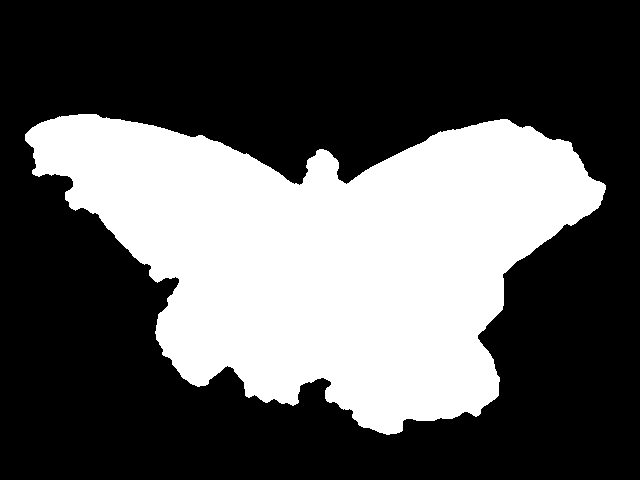
#> input picture segmentacion/Dataset_papilionidae_v2/masks/004_Battus_crassus_lepidus.png, 640 x 480 px; its folder holds only this picture in this run
$ python segmentacionV2.py --images segmentacion/Dataset_papilionidae_v2/masks
#> lines starting #> are read from the running program, lines starting #| are printed output that depends on the picture; after the words box and inside, x2 and y2 are one past the last pixel; in counts of white or black regions, pixels touching at a corner belong together
import argparse
import sys
from pathlib import Path

import cv2
import numpy as np

# ----------------------------------------------------------------------
# CONFIG (usado si no se pasan argumentos por línea de comandos)
# ----------------------------------------------------------------------
REPO_DIR = Path(r"D:\Trabajos\Universidad\patrones\Proyecto_mariposas\Git_mariposas\Proyecto-clasificacion-mariposas-Reconocimiento-de-patrones")

DEFAULT_DATASETS = [
    (REPO_DIR / "Papilionidae", "Dataset_papilionidae_v2"),
    (REPO_DIR / "Pieridae", "Dataset_pieridae_v2"),
]
DEFAULT_OUTPUT_DIR = REPO_DIR / "segmentacion"

METHOD = "grabcut"          # "grabcut" o "otsu"
BORDER_MARGIN_FRAC = 0.04   # % del ancho/alto que se asume fondo seguro
GRABCUT_ITERS = 5
PREVIEW_COUNT = 30          # cuántas imágenes de muestra guardar en preview/
VALID_EXTS = {".jpg", ".jpeg", ".png", ".bmp", ".tif", ".tiff"}

# --- Filtro de "objetos intrusos" (dedos, flores) usado como SEMILLA ---
ENABLE_INTRUDER_REFINEMENT = True
INTRUDER_MIN_AREA_FRAC = 0.005    # un blob debe cubrir al menos este % del área para considerarse intruso
CORE_ERODE_FRAC = 0.03            # qué tanto se erosiona el "núcleo seguro" de mariposa (ver docstring)
FLOWER_HUE_RANGES = ((125, 179), (0, 10))  # rangos de matiz (H, 0-180) considerados "color de flor"
FLOWER_SAT_THRESH = 90


# [9 lines left out: function keep_largest_component, not called in this run]


def keep_main_object(mask_bin: np.ndarray, reconnect_frac: float = 0.05) -> np.ndarray:
    """Como keep_largest_component, pero primero 'dilata' la máscara para
    reconectar piezas cercanas que quedaron separadas al quitar un
    intruso (ej. las dos alas, separadas justo donde estaba el dedo).
    Así no se pierde un ala completa por quedarse solo con la pieza más
    grande de las dos."""
    h, w = mask_bin.shape
    gap = max(3, int(reconnect_frac * max(h, w)))
    kernel = cv2.getStructuringElement(cv2.MORPH_ELLIPSE, (gap, gap))
    dilated = cv2.dilate(mask_bin, kernel)

    n_labels, labels, stats, _ = cv2.connectedComponentsWithStats(dilated, connectivity=8)
    if n_labels <= 1:
        return mask_bin
    areas = stats[1:, cv2.CC_STAT_AREA]
    largest_label = 1 + int(np.argmax(areas))
    roi = (labels == largest_label).astype(np.uint8) * 255
    return cv2.bitwise_and(mask_bin, roi)


def fill_holes(mask_bin: np.ndarray) -> np.ndarray:
    h, w = mask_bin.shape
    filled = mask_bin.copy()
    flood_mask = np.zeros((h + 2, w + 2), np.uint8)
    cv2.floodFill(filled, flood_mask, (0, 0), 255)
    return mask_bin | cv2.bitwise_not(filled)


def clean_mask(mask_bin: np.ndarray) -> np.ndarray:
    """Limpieza morfológica + reconexión de piezas + relleno de huecos."""
    kernel = cv2.getStructuringElement(cv2.MORPH_ELLIPSE, (7, 7))
    mask_bin = cv2.morphologyEx(mask_bin, cv2.MORPH_OPEN, kernel)
    mask_bin = cv2.morphologyEx(mask_bin, cv2.MORPH_CLOSE, kernel)
    mask_bin = keep_main_object(mask_bin)
    return fill_holes(mask_bin)


# ----------------------------------------------------------------------
# Detección de "intrusos": piel (dedos/mano) y colores de flor
# ----------------------------------------------------------------------

def skin_mask(img_bgr: np.ndarray) -> np.ndarray:
    ycrcb = cv2.cvtColor(img_bgr, cv2.COLOR_BGR2YCrCb)
    lower = np.array([0, 133, 77], dtype=np.uint8)
    upper = np.array([255, 173, 127], dtype=np.uint8)
    return cv2.inRange(ycrcb, lower, upper)


def flower_color_mask(img_bgr: np.ndarray) -> np.ndarray:
    hsv = cv2.cvtColor(img_bgr, cv2.COLOR_BGR2HSV)
    h, s, _ = cv2.split(hsv)
    sat_ok = s > FLOWER_SAT_THRESH
    hue_ok = np.zeros_like(h, dtype=bool)
    for lo, hi in FLOWER_HUE_RANGES:
        hue_ok |= (h >= lo) & (h <= hi)
    return (sat_ok & hue_ok).astype(np.uint8) * 255


def large_blobs(mask: np.ndarray, min_area_frac: float) -> np.ndarray:
    h, w = mask.shape
    n_labels, labels, stats, _ = cv2.connectedComponentsWithStats(mask, connectivity=8)
    out = np.zeros_like(mask)
    min_area = min_area_frac * h * w
    for lbl in range(1, n_labels):
        if stats[lbl, cv2.CC_STAT_AREA] >= min_area:
            out[labels == lbl] = 255
    return out


# ----------------------------------------------------------------------
# GrabCut en dos pasadas
# ----------------------------------------------------------------------

def segment_grabcut_pass1(img_bgr: np.ndarray) -> np.ndarray:
    h, w = img_bgr.shape[:2]
    mx = max(1, int(w * BORDER_MARGIN_FRAC))
    my = max(1, int(h * BORDER_MARGIN_FRAC))
    rect = (mx, my, w - 2 * mx, h - 2 * my)

    mask = np.zeros((h, w), np.uint8)
    bgd_model = np.zeros((1, 65), np.float64)
    fgd_model = np.zeros((1, 65), np.float64)
    try:
        cv2.grabCut(img_bgr, mask, rect, bgd_model, fgd_model, GRABCUT_ITERS, cv2.GC_INIT_WITH_RECT)
    except cv2.error:
        return segment_otsu(img_bgr)

    mask_bin = np.where((mask == cv2.GC_FGD) | (mask == cv2.GC_PR_FGD), 255, 0).astype(np.uint8)
    return clean_mask(mask_bin)


# [38 lines left out: function segment_grabcut_pass2_refine, not called in this run]


def segment_grabcut(img_bgr: np.ndarray) -> np.ndarray:
    mask1 = segment_grabcut_pass1(img_bgr)
    if not ENABLE_INTRUDER_REFINEMENT:
        return mask1

    intruder = cv2.bitwise_or(skin_mask(img_bgr), flower_color_mask(img_bgr))
    intruder = large_blobs(intruder, INTRUDER_MIN_AREA_FRAC)
    if not intruder.any():
        return mask1  # nada sospechoso, no hace falta la segunda pasada

    return segment_grabcut_pass2_refine(img_bgr, mask1, intruder)


# [8 lines left out: function segment_otsu, not called in this run]


def make_preview(img_bgr, mask_bin, cutout_bgr):
    mask_bgr = cv2.cvtColor(mask_bin, cv2.COLOR_GRAY2BGR)
    collage = np.hstack([img_bgr, mask_bgr, cutout_bgr])
    max_w = 1400
    if collage.shape[1] > max_w:
        scale = max_w / collage.shape[1]
        collage = cv2.resize(collage, None, fx=scale, fy=scale)
    return collage


def segment_folder(images_dir: Path, output_dir: Path, method: str = METHOD):
    if not images_dir.exists():
        print(f"[ERROR] No se encontró la carpeta de imágenes: {images_dir}")
        return False

    masks_dir = output_dir / "masks"
    segmented_dir = output_dir / "segmented"
    preview_dir = output_dir / "preview"
    for d in (masks_dir, segmented_dir, preview_dir):
        d.mkdir(parents=True, exist_ok=True)

    segment_fn = segment_grabcut if method == "grabcut" else segment_otsu

    files = sorted(p for p in images_dir.iterdir() if p.suffix.lower() in VALID_EXTS)
    print(f"Procesando {len(files)} imágenes con método '{method}' ...")

    failed = []
    for i, path in enumerate(files):
        img_bgr = cv2.imread(str(path))
        if img_bgr is None:
            failed.append(path.name)
            continue

        mask_bin = segment_fn(img_bgr)

        cutout = np.full_like(img_bgr, 255)
        cutout[mask_bin == 255] = img_bgr[mask_bin == 255]

        out_name = path.stem + ".png"
        cv2.imwrite(str(masks_dir / out_name), mask_bin)
        cv2.imwrite(str(segmented_dir / out_name), cutout)

        if i < PREVIEW_COUNT:
            collage = make_preview(img_bgr, mask_bin, cutout)
            cv2.imwrite(str(preview_dir / out_name), collage)

        if (i + 1) % 25 == 0 or (i + 1) == len(files):
            print(f"  {i + 1}/{len(files)}")

    print(f"\nListo. Máscaras en: {masks_dir}")
    print(f"Recortes en:        {segmented_dir}")
    print(f"Preview (primeras {PREVIEW_COUNT}) en: {preview_dir}")
    if failed:
        print(f"\n[AVISO] {len(failed)} imágenes no se pudieron leer:")
        for name in failed[:20]:
            print(f"   - {name}")
    return True


def main():
    parser = argparse.ArgumentParser(description=__doc__, formatter_class=argparse.RawDescriptionHelpFormatter)
    parser.add_argument("--images", nargs="+", default=None,
                         help="Una o varias carpetas con las imágenes originales (si se omite, usa DEFAULT_DATASETS)")
    parser.add_argument("--names", nargs="+", default=None,
                         help="Nombres de salida correspondientes a --images, en el mismo orden")
    parser.add_argument("--output", default=str(DEFAULT_OUTPUT_DIR), help="Carpeta de salida raíz")
    parser.add_argument("--method", default=METHOD, choices=["grabcut", "otsu"], help="Método de segmentación")
    args = parser.parse_args()

    output_root = Path(args.output)
    output_root.mkdir(parents=True, exist_ok=True)

    if args.images:
        names = args.names if args.names else [Path(p).parent.name for p in args.images]
        datasets = list(zip([Path(p) for p in args.images], names))
    else:
        datasets = DEFAULT_DATASETS

    for images_dir, out_name in datasets:
        print(f"\n=== Dataset: {out_name} ({images_dir}) ===")
        segment_folder(images_dir, output_root / out_name, method=args.method)
#> in segment_folder, img_bgr is the input picture: shape (480, 640, 3); 35% white; 1 white region, box (x1, y1, x2, y2) and area: (25, 114, 606, 435) 107602
#> in keep_main_object, `n_labels, labels, stats, _ = cv2.connectedComponentsWithStats(dilated,..`:
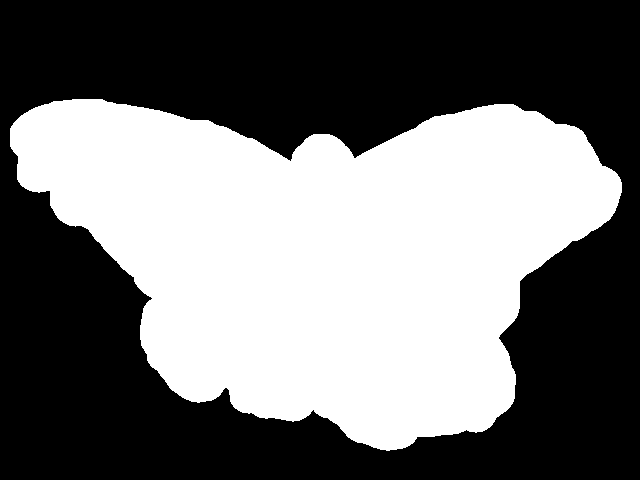
#> dilated: shape (480, 640); 44.4% white; 1 white region, box (x1, y1, x2, y2) and area: (10, 99, 622, 451) 136365
#> in fill_holes, `cv2.floodFill(filled, flood_mask, (0, 0), 255)`: filled: shape (480, 640); every value is 255
#> in skin_mask, `ycrcb = cv2.cvtColor(img_bgr, cv2.COLOR_BGR2YCrCb)`: ycrcb: shape (480, 640, 3); mean of channels 0, 1, 2 89.3, 128, 128
#> in skin_mask, `return cv2.inRange(ycrcb, lower, upper)`: returned value: shape (480, 640); every value is 0
#> in flower_color_mask, `hsv = cv2.cvtColor(img_bgr, cv2.COLOR_BGR2HSV)`: hsv: shape (480, 640, 3); mean H, S, V 0, 0, 89.3
#> in large_blobs, `n_labels, labels, stats, _ = cv2.connectedComponentsWithStats(mask, co..`: labels: shape (480, 640) int32; every value is 0
#> in large_blobs, `n_labels, labels, stats, _ = cv2.connectedComponentsWithStats(mask, co..`: n_labels = 1; stats = [[0, 0, 640, 480, 307200]]
#> in segment_folder, `cutout[mask_bin == 255] = img_bgr[mask_bin == 255]`: cutout: shape (480, 640, 3); every value is 255
#> in make_preview, `collage = np.hstack([img_bgr, mask_bgr, cutout_bgr])`:
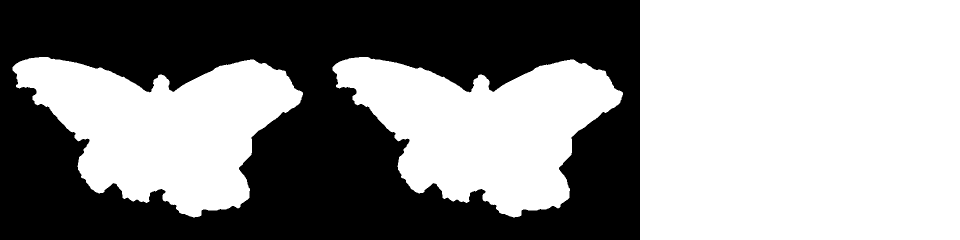
#> collage: shape (480, 1920, 3) (shown at 1/2 size); 56.7% white; 1 black region, box (x1, y1, x2, y2) and area: (0, 0, 1280, 480) 399196
#> in make_preview, `collage = cv2.resize(collage, None, fx=scale, fy=scale)`:
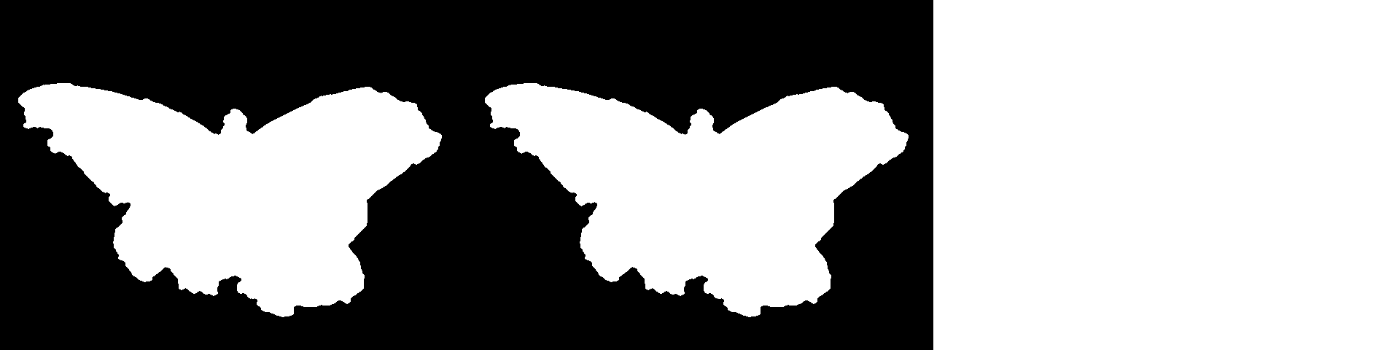
#> collage: shape (350, 1400, 3); min 0, max 255, mean 144.6

    print(f"\nTodo listo. Resultados en: {output_root.resolve()}")


if __name__ == "__main__":
    main()

$ run again, on segmentacion/Dataset_papilionidae_v2/segmented/018_Battus_lycidas.png
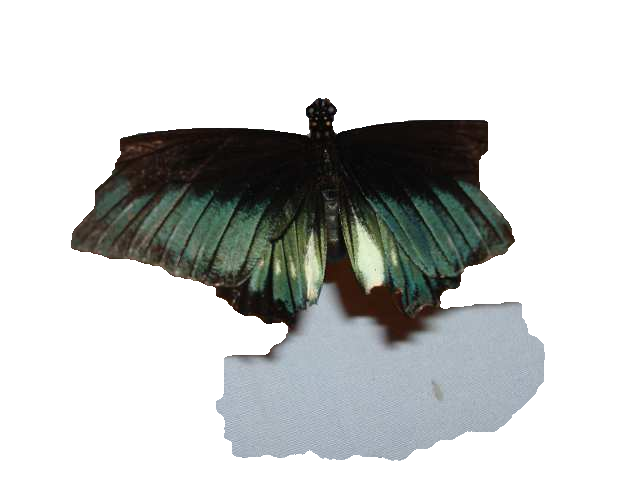
#> input picture segmentacion/Dataset_papilionidae_v2/segmented/018_Battus_lycidas.png, 640 x 480 px
#> in segment_folder, img_bgr is the input picture: shape (480, 640, 3); mean B, G, R 200, 201, 198.8
#> mask_bin: shape (480, 640); 34.8% white; 1 white region, box (x1, y1, x2, y2) and area: (71, 98, 545, 461) 106885
#> dilated: shape (480, 640); 43.9% white; 1 white region, box (x1, y1, x2, y2) and area: (56, 83, 561, 477) 134954
#> filled: shape (480, 640); every value is 255
#> ycrcb: shape (480, 640, 3); mean of channels 0, 1, 2 200.2, 127, 127.9
#> hsv: shape (480, 640, 3); mean H, S, V 22.3, 21.4, 203.1
#> sat_ok: shape (480, 640) bool; 8.9% white; 320 white regions (270 under 20 px), largest, box (x1, y1, x2, y2) and area: (115, 103, 336, 203) 8232, (352, 120, 488, 194) 4366, (323, 231, 443, 340) 3509
#> intruder: shape (480, 640); 4.7% white; 165 white regions (137 under 20 px), largest, box (x1, y1, x2, y2) and area: (115, 129, 239, 204) 3968, (325, 257, 456, 342) 3838, (416, 120, 488, 186) 2512
#> in large_blobs, `n_labels, labels, stats, _ = cv2.connectedComponentsWithStats(mask, co..`:
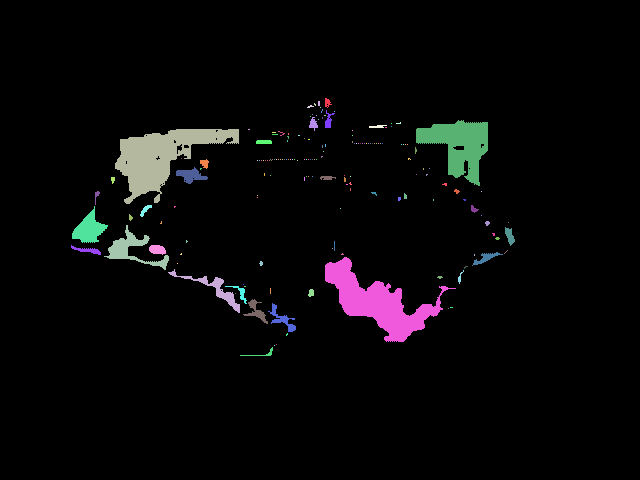
#> labels: shape (480, 640) int32; 166 distinct labels, from 0 to 165; one colour per label, 0 black
#> in large_blobs, `n_labels, labels, stats, _ = cv2.connectedComponentsWithStats(mask, co..`: n_labels = 166; stats = 166 rows, first 6: [0, 0, 640, 480, 292634], [325, 98, 7, 10, 41], [318, 101, 2, 5, 10], [314, 103, 2, 3, 4], [307, 105, 7, 3, 11], [320, 107, 1, 1, 1]
#> safe_source: shape (480, 640); 31.4% white; 17 white regions (12 under 20 px), largest, box (x1, y1, x2, y2) and area: (71, 98, 545, 461) 96290, (121, 130, 170, 139) 112, (464, 120, 487, 123) 53, (453, 146, 464, 150) 37, (177, 144, 182, 154) 27
#> core: shape (480, 640); 26.3% white; 1 white region, box (x1, y1, x2, y2) and area: (78, 105, 538, 454) 80911
#> in make_preview, `collage = cv2.resize(collage, None, fx=scale, fy=scale)`:
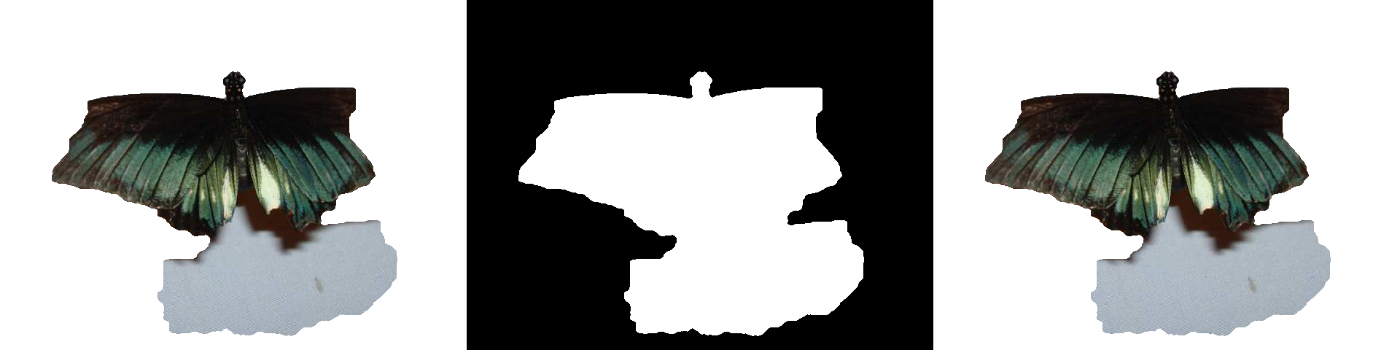
#> collage: shape (350, 1400, 3); mean B, G, R 162.9, 163.6, 162.1

$ run again, on segmentacion/Dataset_papilionidae_v2/masks/038_Eurytides_serville_serville.png
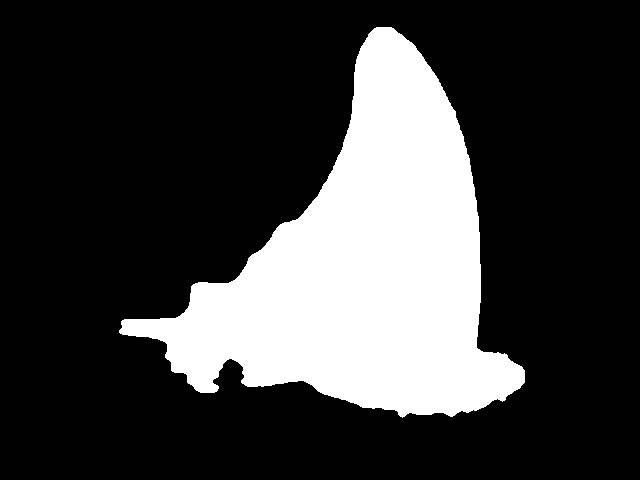
#> input picture segmentacion/Dataset_papilionidae_v2/masks/038_Eurytides_serville_serville.png, 640 x 480 px
#> in segment_folder, img_bgr is the input picture: shape (480, 640, 3); 23.5% white; 1 white region, box (x1, y1, x2, y2) and area: (119, 27, 525, 418) 72075
#> in keep_main_object, `n_labels, labels, stats, _ = cv2.connectedComponentsWithStats(dilated,..`:
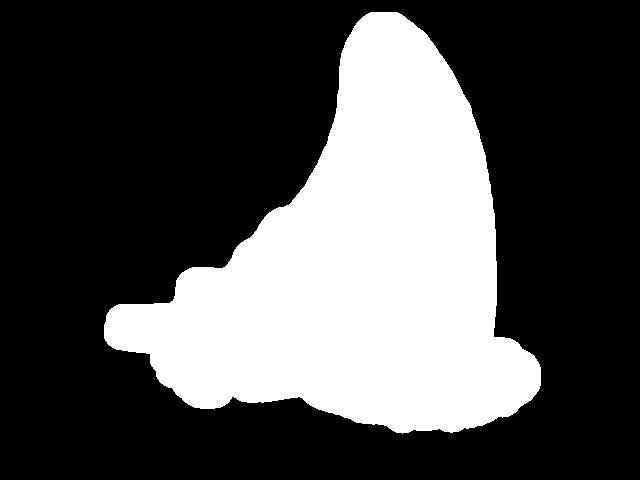
#> dilated: shape (480, 640); 30.9% white; 1 white region, box (x1, y1, x2, y2) and area: (104, 12, 541, 434) 95067
#> filled: shape (480, 640); every value is 255
#> ycrcb: shape (480, 640, 3); mean of channels 0, 1, 2 59.8, 128, 128
#> hsv: shape (480, 640, 3); mean H, S, V 0, 0, 59.8
#> labels: shape (480, 640) int32; every value is 0
#> in large_blobs, `n_labels, labels, stats, _ = cv2.connectedComponentsWithStats(mask, co..`: n_labels = 1; stats = [[0, 0, 640, 480, 307200]]
#> cutout: shape (480, 640, 3); every value is 255
#> in make_preview, `collage = cv2.resize(collage, None, fx=scale, fy=scale)`:
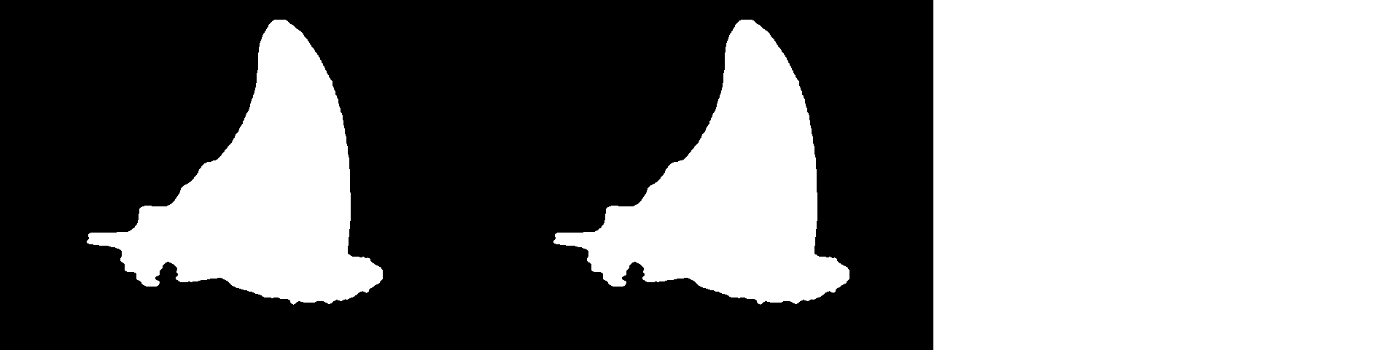
#> collage: shape (350, 1400, 3); min 0, max 255, mean 124.9
